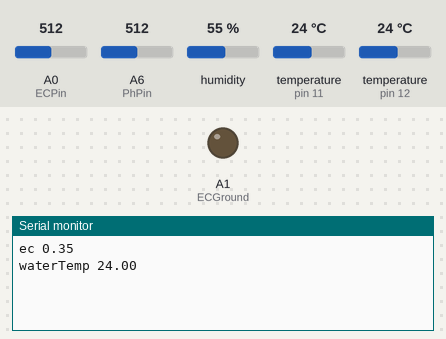
Simulated run of this program. Board: Arduino Nano, built with avr-gcc and run on an emulated ATmega328P. Parts: output pins drawn as LEDs (lit = HIGH), the last lines printed to the serial monitor. The inputs (shaded band) are chosen by the test bench; at power-on: humidity 55 %, temperature (sensors on pin 11, pin 12) 24 °C, A0 (ECPin) = 512, A6 (PhPin) = 512.

Above: at 1.4 s.
1.5 s: humidity set to 22 %
At 6.9 s:
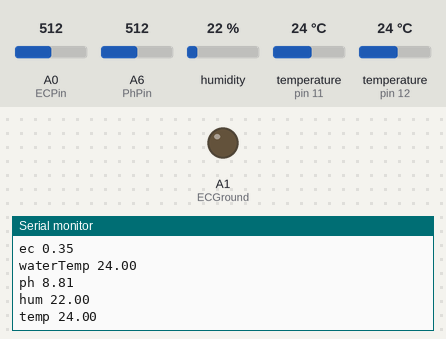
7.5 s: temperature (sensor on pin 11) set to 12 °C
11.9 s: A0 (ECPin) set to 716
At 13.3 s:
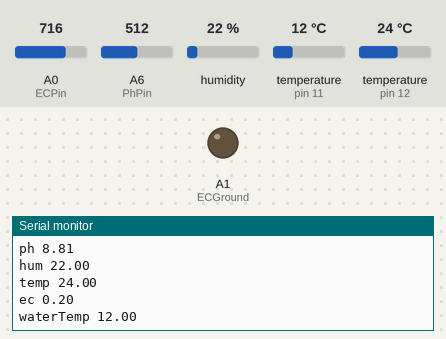
16.3 s: A6 (PhPin) set to 716
At 17.8 s:
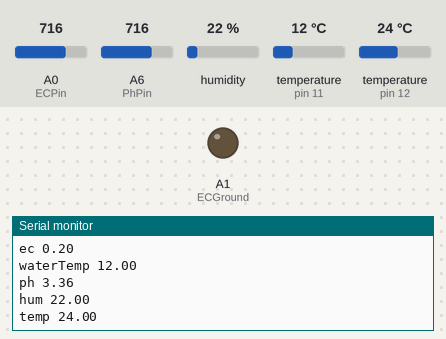
20.7 s: temperature (sensor on pin 12) set to 12 °C
At 24.2 s:
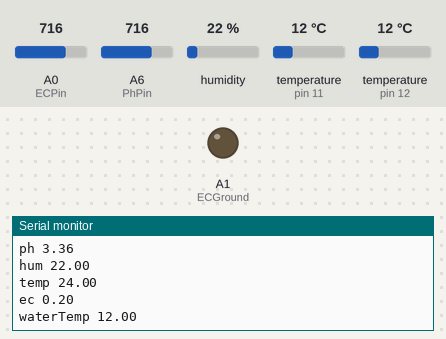
25.1 s: temperature (sensor on pin 11) set to 19 °C
At 28.7 s:
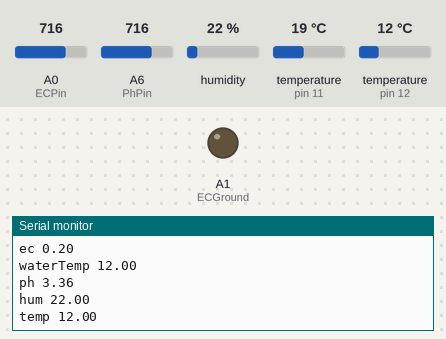

Measured:
- after the input at 1.5 s, the serial monitor: prints a new line after 4.6 s (image 1)
- after the input at 11.9 s, the serial monitor: prints a new line after 0.05 s (image 2)
- after the input at 16.3 s, the serial monitor: prints a new line after 0.66 s (image 3)

The program:

main.cpp
```cpp
#include <Arduino.h>
#include <OneWire.h>
#include <DallasTemperature.h>
#include <DHT.h>

// Sensors
int waterTempPin = 11;
int DHTPin = 12;
int ECPin = A0;
int ECGround = A1;
int ECPower = A4;
int PhPin = A6;

OneWire oneWire(waterTempPin);       // Setup a oneWire instance to communicate with any OneWire devices
DallasTemperature sensors(&oneWire); // Pass our oneWire reference to Dallas Temperature.
DHT dht;

int R1 = 1000;
int Ra = 25; //Resistance of powering Pins

float PPMconversion = 0.7;
float TemperatureCoef = 0.019; //this changes depending on what chemical we are measuring
float K = 2.88;

float Temperature = 10;
float EC = 0;
float EC25 = 0;
int ppm = 0;

float raw = 0;
float Vin = 5;
float Vdrop = 0;
float Rc = 0;
float buffer = 0;
int chk;

float ph;
float t;
float h;

void GetEC()
{

  //*********Reading Temperature Of Solution *******************//
  sensors.requestTemperatures();            // Send the command to get temperatures
  Temperature = sensors.getTempCByIndex(0); //Stores Value in Variable

  //************Estimates Resistance of Liquid ****************//
  pinMode(ECPower, OUTPUT);  //Setting pin for sourcing current
  pinMode(ECGround, OUTPUT); //setting pin for sinking current
  delay(100);                // gives sensor time to settle

  digitalWrite(ECGround, LOW);
  digitalWrite(ECPower, HIGH);
  raw = analogRead(ECPin);
  raw = analogRead(ECPin); // This is not a mistake, First reading will be low beause if charged a capacitor
  digitalWrite(ECPower, LOW);

  pinMode(ECPower, INPUT);
  pinMode(ECGround, INPUT);

  //***************** Converts to EC **************************//
  Vdrop = (Vin * raw) / 1024.0;
  Rc = (Vdrop * R1) / (Vin - Vdrop);
  Rc = Rc - Ra; //acounting for Digital Pin Resitance
  EC = 1000 / (Rc * K);

  //*************Compensating For Temperaure********************//
  EC25 = EC / (1 + TemperatureCoef * (Temperature - 25.0));
  ppm = (EC25) * (PPMconversion * 1000);
}

// This function sends Arduino's up time every second to Virtual Pin (5).
// In the app, Widget's reading frequency should be set to PUSH. This means
// that you define how often to send data to Blynk App.
void sensePh()
{
  ph = analogRead(PhPin) * -0.02672897196 + 22.4964485963; // Get Ph
  h = dht.getHumidity();
  t = dht.getTemperature();

  Serial.print("ph ");
  Serial.println(ph);
  Serial.print("hum ");
  Serial.println(h);
  Serial.print("temp ");
  Serial.println(t);
  ;
}

void senseEC()
{
  GetEC(); // sense EC

  Serial.print("ec ");
  Serial.println(EC25);
  Serial.print("waterTemp ");
  Serial.println(Temperature);
}

void setup()
{
  Serial.begin(9600);
  dht.setup(DHTPin);
  pinMode(ECPin, INPUT);
  pinMode(PhPin, INPUT);

  delay(100); // gives sensor time to settle
  sensors.begin();
  delay(100);

  R1 = (R1 + Ra); // Taking into acount Powering Pin Resitance
}

void loop()
{
  // Sense and send the EC for 5 secs, then the Ph for the next 5 secs, they can't be measured together
  senseEC();
  delay(5000);
  sensePh();
  delay(5000);
}
```
